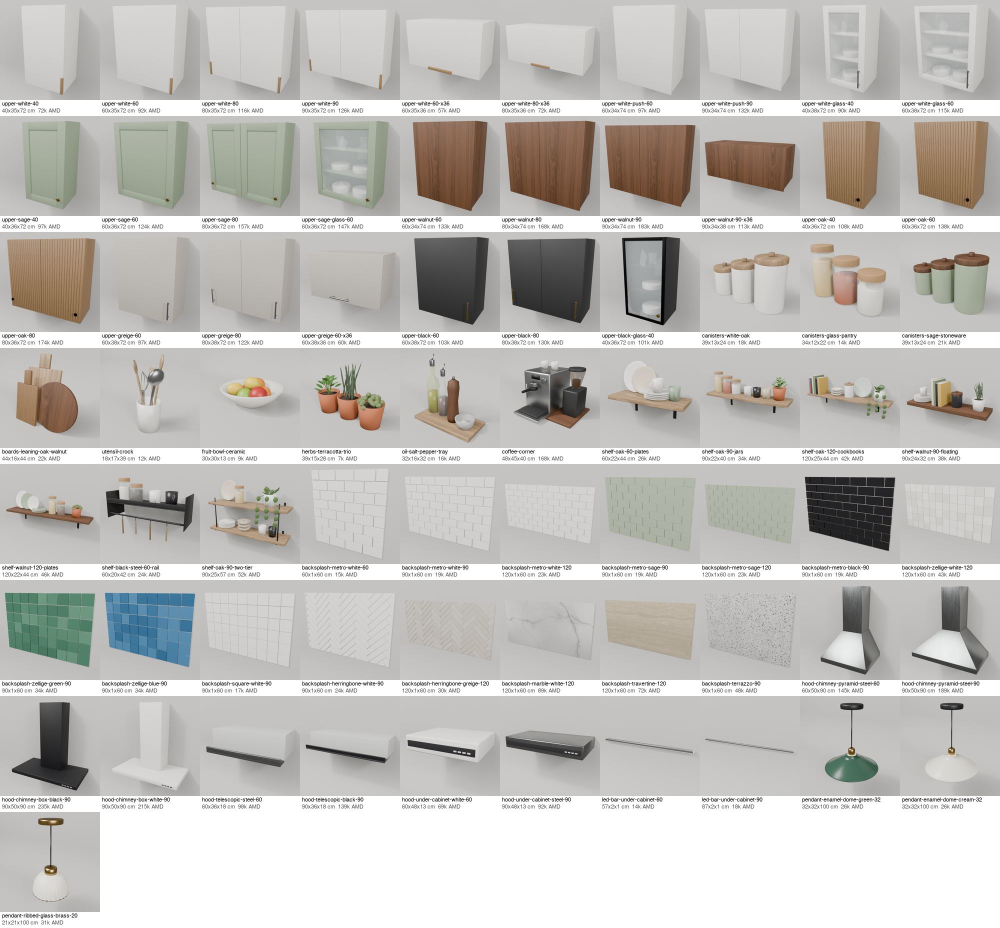
#> input picture catalog/blender/kitchen/contact-sheet.jpg, 2000 x 1856 px (shown at 1/2 size)
$ python colors.py blender/kitchen/contact-sheet.jpg
#> lines starting #> are read from the running program, lines starting #| are printed output that depends on the picture; after the words box and inside, x2 and y2 are one past the last pixel; in counts of white or black regions, pixels touching at a corner belong together
"""Colour from the product image (approach B) and the shared palette.

Background: near-white pixels connected to the image border (ABO shots are on white).
Colours: k-means in LAB on object pixels; clusters with >= 10% share, named on the palette.
Writes item.colors_img = [{name, hex, lab, share}], largest first.
"""
import os
import sys
from concurrent.futures import ProcessPoolExecutor
from pathlib import Path

import numpy as np
import psycopg
from PIL import Image
from psycopg.types.json import Jsonb
from scipy import ndimage
from sklearn.cluster import KMeans

IMG = Path(__file__).parent / "data" / "img"
PALETTE = ["black", "white", "grey", "beige", "brown", "red", "orange", "yellow", "green", "blue", "purple", "pink"]
# ABO standardized colour -> palette (approach A). None = no single colour.
LISTING_TO_PALETTE = {
    "black": "black", "white": "white", "ivory": "beige", "beige": "beige", "linen": "beige", "tan": "beige",
    "grey": "grey", "gray": "grey", "silver": "grey", "pewter": "grey", "brown": "brown", "blue": "blue",
    "green": "green", "red": "red", "yellow": "yellow", "gold": "yellow", "orange": "orange", "pink": "pink",
    "purple": "purple",
}


def listing_palette(color_std):
    names = [LISTING_TO_PALETTE.get(c.strip().lower()) for c in color_std or []]
    return [n for n in dict.fromkeys(names) if n]


def srgb_to_lab(rgb):
    c = rgb / 255.0
    c = np.where(c > 0.04045, ((c + 0.055) / 1.055) ** 2.4, c / 12.92)
    xyz = c @ np.array([[0.4124, 0.3576, 0.1805], [0.2126, 0.7152, 0.0722], [0.0193, 0.1192, 0.9505]]).T
    xyz /= np.array([0.95047, 1.0, 1.08883])
    f = np.where(xyz > 0.008856, np.cbrt(xyz), 7.787 * xyz + 16 / 116)
    return np.stack([116 * f[:, 1] - 16, 500 * (f[:, 0] - f[:, 1]), 200 * (f[:, 1] - f[:, 2])], axis=1)


def name_of(lab):
    """Palette name from LAB lightness, chroma and hue (so dark navy is blue, not black)."""
    L, a, b = lab
    C = float(np.hypot(a, b))
    h = float(np.degrees(np.arctan2(b, a)) % 360)
    # Pale colours lose chroma to shading, so the grey cut-off drops as lightness rises.
    if C < (5 if L >= 60 else 7) or (L < 20 and C < 10):
        return "black" if L < 22 else "white" if L > 80 else "grey"
    if 30 <= h < 105 and C < 30 and L >= 55:
        return "beige"
    if 20 <= h < 95 and L < 55:
        return "brown"
    if h < 25 or h >= 345:
        return "pink" if L > 70 and C < 45 else "red"
    if h < 60:
        return "orange" if C >= 30 else "brown"
    if h < 105:
        return "yellow"
    if h < 195:
        return "green"
    if h < 290:
        return "blue"
    if h < 320:
        return "purple"
    return "pink"


def image_colors(path, k=4, min_share=0.10):
#> called with path = 'blender/kitchen/contact-sheet.jpg', k = 4, min_share = 0.1
    img = Image.open(path).convert("RGB")
#> img is the input picture: PIL image 2000x1856 RGB; mean R, G, B 194.4, 192.7, 189.1
    img.thumbnail((128, 128))
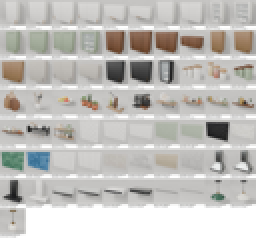
#> img: PIL image 128x119 RGB (shown 2 times larger); mean R, G, B 194.4, 192.6, 189.1
    a = np.asarray(img).astype(float)
    near_white = (a.min(axis=2) > 232) & (a.max(axis=2) - a.min(axis=2) < 12)
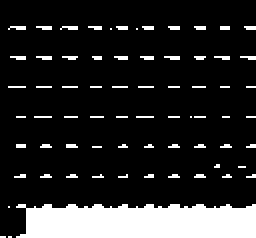
#> near_white: shape (119, 128) bool (shown 2 times larger); 15.7% white; 69 white regions (68 under 20 px), largest, box (x1, y1, x2, y2) and area: (8, 102, 128, 119) 1835
    labels, _ = ndimage.label(near_white)
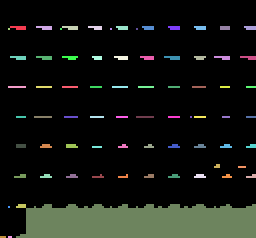
#> labels: shape (119, 128) int32 (shown 2 times larger); 73 distinct labels, from 0 to 72; one colour per label, 0 black
    border = np.unique(np.concatenate([labels[0], labels[-1], labels[:, 0], labels[:, -1]]))
#> border = [0, 10, 24, 34, 45, 54, 67, 69, 71, 72]
    background = np.isin(labels, border[border > 0])
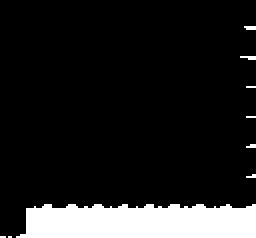
#> background: shape (119, 128) bool (shown 2 times larger); 12.3% white; 9 white regions (8 under 20 px), largest, box (x1, y1, x2, y2) and area: (8, 102, 128, 119) 1826
    pixels = a[~background]
    room_shot = background.mean() < 0.15  # no white backdrop: a room photo, colours include the room
#> room_shot = True
    if len(pixels) < 50:  # all white: the object is white on white
        pixels = a.reshape(-1, 3)
    lab = srgb_to_lab(pixels)
    km = KMeans(n_clusters=min(k, len(pixels)), n_init=3, random_state=0).fit(lab)
    shares = np.bincount(km.labels_, minlength=km.n_clusters) / len(pixels)
#> shares = [0.669, 0.0474, 0.0578, 0.226]
    out = []
    for i in np.argsort(-shares):
        if shares[i] < min_share:
            continue
        rgb = pixels[km.labels_ == i].mean(axis=0)
        out.append({
            "name": name_of(km.cluster_centers_[i]),
            "hex": "#%02x%02x%02x" % tuple(int(x) for x in rgb),
            "lab": [round(float(x), 1) for x in km.cluster_centers_[i]],
            "share": round(float(shares[i]), 3),
            **({"room_shot": True} if room_shot else {}),
        })
#> this loop made 4 passes
#> rgb on pass 1: [203.7, 202.8, 201]
#> (i, rgb) on pass 2: (3, [168.7, 168.7, 162])
#> after the loop, out = 2 items
    return out


def work(source_id):
    p = IMG / f"{source_id}.jpg"
    return source_id, (image_colors(p) if p.exists() else None)


def main():
    with psycopg.connect(os.environ["VARPET_DB_URL"]) as conn:
        ids = [r[0] for r in conn.execute("select source_id from item where source='abo'").fetchall()]
        with ProcessPoolExecutor() as pool:
            results = [(Jsonb(c), f"abo:{s}") for s, c in pool.map(work, ids, chunksize=64) if c]
        with conn.cursor() as cur:
            cur.executemany("update item set colors_img = %s where id = %s", results)
    print("coloured", len(results), "of", len(ids))


if __name__ == "__main__":
    if len(sys.argv) > 1:
        print(image_colors(sys.argv[1]))
    else:
        main()
